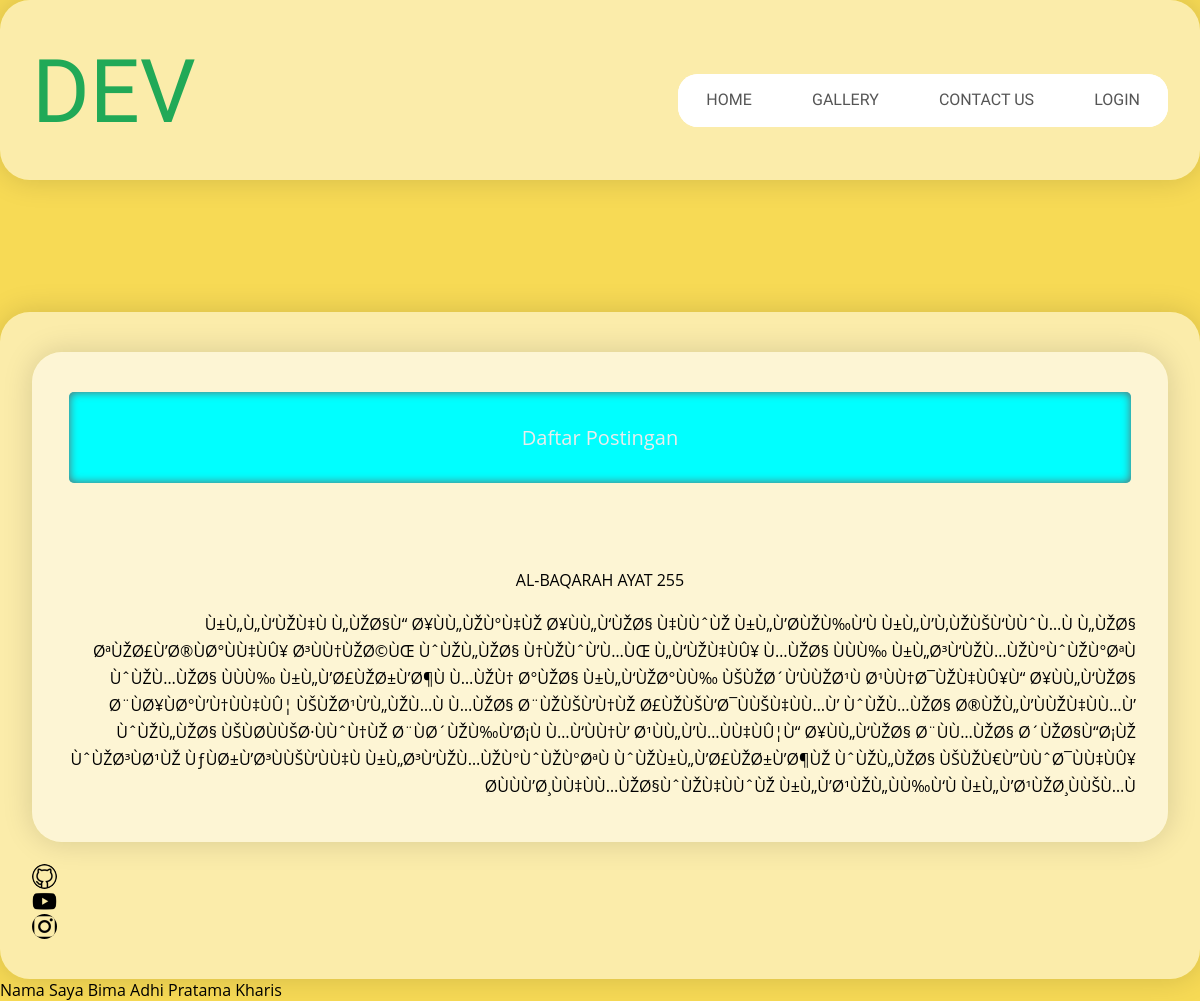
The page /index.php?id=13 on the database its author committed.
### tables this page shows
CREATE TABLE `postingan` (
  `id` int(11) NOT NULL,
  `judul` varchar(255) NOT NULL,
  `konten` text DEFAULT NULL,
  `tanggal_publikasi` timestamp NOT NULL DEFAULT current_timestamp()
);

### index.php (the view, shortened to what this page needs)
<?php
    $servername = "sql309.infinityfree.com";
    $username = "if0_34779797";
    $password = "02FM1qW5Y1cxxt";
    $dbname = "if0_34779797_post";
$conn = new mysqli($servername, $username, $password, $dbname);
if (isset($_GET['id']) && is_numeric($_GET['id'])) {
    $id = $_GET['id'];
    $sql = "SELECT * FROM postingan WHERE id = $id";
    $result = $conn->query($sql);
    if ($result->num_rows > 0) {
        $row = $result->fetch_assoc();
        $judul = $row["judul"];
        $konten = $row["konten"];
    } else {
        echo "Postingan tidak ditemukan.";
    }
}
?>
<!DOCTYPE html>
<html lang="id">
    <head>
        <link rel="stylesheet" href="style.css">
        <link href="web/css/style.css" rel="stylesheet" type="text/css" media="all" />
        <link href="web/css/camera.css" rel="stylesheet" type="text/css" media="all" />
    </head>
    <body>
        <div class="pengaturan_tengah">
            <div class="card_view2">
                <div class="logo">
                    <a href="index.php">
                        <h1>DEV</h1>
                    </a>
                </div>
                <div class="header_right">
                    <div class="cssmenu">
                        <ul>
                            <li>
                                <a href="index.php">Home</a>
                            </li>
                            <li>
                                <a href="gallery.php">Gallery</a>
                            </li>
                            <li>
                                <a href="about.php">Contact Us</a>
                            </li>
                            <li>
                                <a href="login.php">Login</a>
                            </li>
                        </ul>
                    </div>
                </div>
            </div>
            <br>
            <br>
            <br>
                    <br>
                    <br>
                    <div class="card_view2">
                        <div class="card_view2">
                        <a href="index.php">
                            <button id="btn">
                                Daftar Postingan
                            </button>
                        </a>
                            <h1><?php echo $judul; ?></h1>
                            <p><?php echo $konten; ?></p>
                        </div>
                        <br>
                            <a href="https://github.com/SecretDiscorder" class="button">
                                <img src="github.png" height="25" width="25">
                            </a>
                            <a href="" class="button">
                                <img src="yt.png" height="25" width="25">
                            </a>
                            <a href="" class="button">
                                <img src="ig.png" height="25" width="25">
                            </a>
                        </div>
                    <p>Nama Saya Bima Adhi Pratama Kharis</p>
    </body>
</html> <?php

### style.css (style rules this page uses)
* { margin: 0; padding: 0; box-sizing: border-box; }
body { font-family: 'Poppins', sans-serif; align-items: center; align: 0px auto 0px auto; justify-content: center; background-color: #ADE5F9; background-position: absolute; background-height: auto; background-repeat: no-repeat; min-height: 100vh; }
img { display: block; border-radius: 40px; }
ul { list-style: none; }
body, .card, .stats { display: flex; }
p { color: black; text-align: justify; }
h1, p, h2, b { opacity: 100%; }
ul, li { border-radius: 20px; background-color: white; }
.card_view2 { opacity: 0.5; width: 100%; position: absolute; left: 0; right: 0; margin: 0 auto; padding: 2.5rem 2rem; border-radius: 10px; background-color: rgba(255, 255, 255, .5); box-shadow: 0 0 30px rgba(0, 0, 0, .15); margin: 1rem; position: relative; transform-style: preserve-3d; overflow: hidden; align:0px auto 0px auto; border-radius: 30px; opacity: 1; text-align: center; }

### web/css/style.css (style rules this page uses)
html,body,div,span,applet,object,iframe,h1,h2,h3,h4,h5,h6,p,blockquote,pre,a,abbr,acronym,address,big,cite,code,del,dfn,em,img,ins,kbd,q,s,samp,small,strike,strong,sub,sup,tt,var,b,u,i,dl,dt,dd,ol,nav ul,nav li,fieldset,form,label,legend,table,caption,tbody,tfoot,thead,tr,th,td,article,aside,canvas,details,embed,figure,figcaption,footer,header,hgroup,menu,nav,output,ruby,section,summary,time,mark,audio,video { margin:0;padding:0;border:0;font-size:100%;font:inherit;vertical-align:baseline; }
ol,ul { list-style:none;margin:0;padding:0; }
a { text-decoration:none; }
img { max-width:100%; }
body { background:#F7DA55; font-family: 'Open Sans', sans-serif; font-size: 100%; }
.logo { float:left; color: #21A957; height: 100px; width: 150px; text-align: center; }
.logo h1 { font-family: 'Cagliostro', sans-serif; letter-spacing:0px; font-size: 5.5em; color: #21A957; text-transform: capitalize; }
.header_right { float: right; margin-top: 3%; }
.cssmenu { display: block; }
.cssmenu > ul > li { display:inline-block; position: relative; }
.cssmenu > ul > li > a { border-radius: 4px; -webkit-border-radius: 4px; -moz-border-radius: 4px; -o-border-radius: 4px; font-family: 'Cagliostro', sans-serif; color: #555555; display: block; font-size: 16px; line-height: 1.8em; padding: 12px 28px; text-transform:uppercase; }
.button { margin-top: 4%; }

### index.php (style rules this page uses)
h1, p, h2, b { opacity: 100%; }
ul, li { border-radius: 20px; }
#btn { width: 99%; padding: 3%; margin-bottom: 8%; background: cyan; font-family: 'Open Sans', sans-serif; color: #ECECEC; box-shadow: inset 0px 0px 10px #666464; -webkit-text-shadow: 0px 0px 3px #000; -moz-text-shadow: 0px 0px 3px #000; -o-text-shadow: 0px 0px 3px #000; -ms-text-shadow: 0px 0px 3px #000; font-size: 20px; outline: none; border: none; cursor: pointer; font-weight:500; border-radius: 5px; transition: 0.5s; -webkit-appearance:none; -webkit-transition: 0.5s; -moz-transition: 0.5s; -o-transition: 0.5s; -ms-transition: 0.5s; }
body { font-family: 'Poppins', sans-serif; margin: 0; width: 100%; background-color: #ADE5F9; background-position: fixed; background-height: auto; background-repeat: no-repeat; }
.button { border-radius: 30%; background-color: rgba(255, 255, 255, .5); box-shadow: 0 0 30px rgba(0, 0, 0, .15); opacity: 1; text-align: center; }
.card_view2 { opacity: 0.5; width: 100%; position: absolute; left: 0; right: 0; margin: 0; padding: 2.5rem 2rem; border-radius: 10px; background-color: rgba(255, 255, 255, .5); box-shadow: 0 0 30px rgba(0, 0, 0, .15); margin: 0px auto 0px auto; position: relative; transform-style: preserve-3d; overflow: hidden; border-radius: 30px; opacity: 1; }

### rows shown on the page
postingan: judul "AL-BAQARAH AYAT 255", konten "Ù±Ù„Ù„Ù‘ÙŽÙ‡Ù Ù„ÙŽØ§Ù“ Ø¥ÙÙ„ÙŽÙ°Ù‡ÙŽ Ø¥ÙÙ„Ù‘ÙŽØ§ Ù‡ÙÙˆÙŽ Ù±Ù„Ù’Ø­ÙŽÙ‰Ù‘Ù Ù±Ù„Ù’Ù‚ÙŽÙŠÙ‘ÙÙˆÙ…Ù Ù„ÙŽØ§ ØªÙŽØ£Ù’Ø®ÙØ°ÙÙ‡ÙÛ¥ Ø³ÙÙ†ÙŽØ©ÙŒ ÙˆÙŽÙ„ÙŽØ§ Ù†ÙŽÙˆÙ’Ù…ÙŒ Ù„Ù‘ÙŽÙ‡ÙÛ¥ Ù…ÙŽØ§ ÙÙÙ‰ Ù±Ù„Ø³Ù‘ÙŽÙ…ÙŽÙ°ÙˆÙŽÙ°ØªÙ ÙˆÙŽÙ…ÙŽØ§ ÙÙÙ‰ Ù±Ù„Ù’Ø£ÙŽØ±Ù’Ø¶Ù Ù…ÙŽÙ† Ø°ÙŽØ§ Ù±Ù„Ù‘ÙŽØ°ÙÙ‰ ÙŠÙŽØ´Ù’ÙÙŽØ¹Ù Ø¹ÙÙ†Ø¯ÙŽÙ‡ÙÛ¥Ù“ Ø¥ÙÙ„Ù‘ÙŽØ§ Ø¨ÙØ¥ÙØ°Ù’Ù†ÙÙ‡ÙÛ¦ ÙŠÙŽØ¹Ù’Ù„ÙŽÙ…Ù Ù…ÙŽØ§ Ø¨ÙŽÙŠÙ’Ù†ÙŽ Ø£ÙŽÙŠÙ’Ø¯ÙÙŠÙ‡ÙÙ…Ù’ ÙˆÙŽÙ…ÙŽØ§ Ø®ÙŽÙ„Ù’ÙÙŽÙ‡ÙÙ…Ù’ ÙˆÙŽÙ„ÙŽØ§ ÙŠÙØ­ÙÙŠØ·ÙÙˆÙ†ÙŽ Ø¨ÙØ´ÙŽÙ‰Ù’Ø¡Ù Ù…Ù‘ÙÙ†Ù’ Ø¹ÙÙ„Ù’Ù…ÙÙ‡ÙÛ¦Ù“ Ø¥ÙÙ„Ù‘ÙŽØ§ Ø¨ÙÙ…ÙŽØ§ Ø´ÙŽØ§Ù“Ø¡ÙŽ ÙˆÙŽØ³ÙØ¹ÙŽ ÙƒÙØ±Ù’Ø³ÙÙŠÙ‘ÙÙ‡Ù Ù±Ù„Ø³Ù‘ÙŽÙ…ÙŽÙ°ÙˆÙŽÙ°ØªÙ ÙˆÙŽÙ±Ù„Ù’Ø£ÙŽØ±Ù’Ø¶ÙŽ ÙˆÙŽÙ„ÙŽØ§ ÙŠÙŽÙ€Ù”ÙÙˆØ¯ÙÙ‡ÙÛ¥…"
